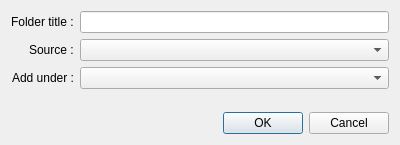
<?xml version="1.0" encoding="UTF-8"?>
<ui version="4.0">
 <class>DialogAddFolder</class>
 <widget class="QDialog" name="DialogAddFolder">
  <property name="geometry">
   <rect>
    <x>0</x>
    <y>0</y>
    <width>400</width>
    <height>145</height>
   </rect>
  </property>
  <property name="sizePolicy">
   <sizepolicy hsizetype="Fixed" vsizetype="Fixed">
    <horstretch>0</horstretch>
    <verstretch>0</verstretch>
   </sizepolicy>
  </property>
  <property name="minimumSize">
   <size>
    <width>400</width>
    <height>145</height>
   </size>
  </property>
  <property name="maximumSize">
   <size>
    <width>400</width>
    <height>145</height>
   </size>
  </property>
  <property name="windowTitle">
   <string>Add folder</string>
  </property>
  <property name="modal">
   <bool>true</bool>
  </property>
  <layout class="QVBoxLayout" name="verticalLayout">
   <item>
    <layout class="QFormLayout" name="formLayout">
     <property name="labelAlignment">
      <set>Qt::AlignRight|Qt::AlignTrailing|Qt::AlignVCenter</set>
     </property>
     <item row="0" column="0">
      <widget class="QLabel" name="labelTitle">
       <property name="text">
        <string>Folder title :</string>
       </property>
      </widget>
     </item>
     <item row="0" column="1">
      <widget class="QLineEdit" name="lineEditTitle"/>
     </item>
     <item row="1" column="0">
      <widget class="QLabel" name="labelSource">
       <property name="text">
        <string>Source :</string>
       </property>
      </widget>
     </item>
     <item row="1" column="1">
      <widget class="QComboBox" name="comboBoxSources"/>
     </item>
     <item row="2" column="0">
      <widget class="QLabel" name="labelAddUnder">
       <property name="text">
        <string>Add under :</string>
       </property>
      </widget>
     </item>
     <item row="2" column="1">
      <widget class="QComboBox" name="comboBoxAddUnderFolder"/>
     </item>
    </layout>
   </item>
   <item>
    <widget class="QDialogButtonBox" name="buttonBox">
     <property name="orientation">
      <enum>Qt::Horizontal</enum>
     </property>
     <property name="standardButtons">
      <set>QDialogButtonBox::Cancel|QDialogButtonBox::Ok</set>
     </property>
    </widget>
   </item>
  </layout>
 </widget>
 <resources/>
 <connections>
  <connection>
   <sender>buttonBox</sender>
   <signal>accepted()</signal>
   <receiver>DialogAddFolder</receiver>
   <slot>accept()</slot>
   <hints>
    <hint type="sourcelabel">
     <x>248</x>
     <y>254</y>
    </hint>
    <hint type="destinationlabel">
     <x>157</x>
     <y>274</y>
    </hint>
   </hints>
  </connection>
  <connection>
   <sender>buttonBox</sender>
   <signal>rejected()</signal>
   <receiver>DialogAddFolder</receiver>
   <slot>reject()</slot>
   <hints>
    <hint type="sourcelabel">
     <x>316</x>
     <y>260</y>
    </hint>
    <hint type="destinationlabel">
     <x>286</x>
     <y>274</y>
    </hint>
   </hints>
  </connection>
 </connections>
</ui>
